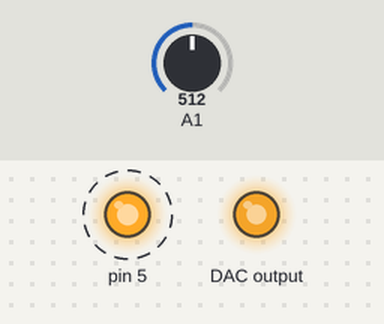
This sketch was run on a simulated Arduino Uno, built with avr-gcc and run on an emulated ATmega328P. On the bench: output pins drawn as LEDs (lit = HIGH). Wiring (inferred from the names in the program): MCP4725 DAC at I2C address 0x60. Dashed ring = blinking. The inputs (shaded band) are chosen by the test bench; at power-on: A1 = 512.

Above: at 1.2 s.
1.3 s: A1 set to 0
At 1.76 s:
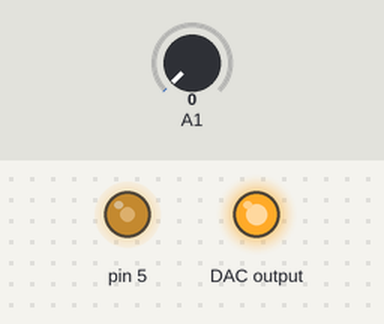
4.3 s: A1 set to 9
At 4.49 s:
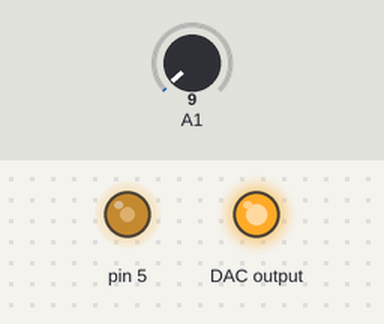
7.3 s: A1 set to 12
At 7.5 s:
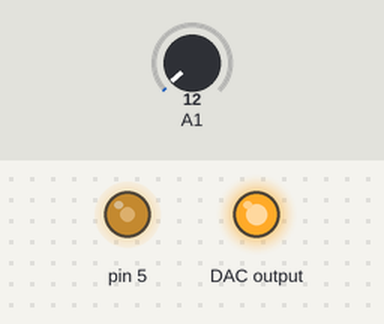
10.3 s: A1 set to 511
13.3 s: A1 set to 306
At 13.47 s:
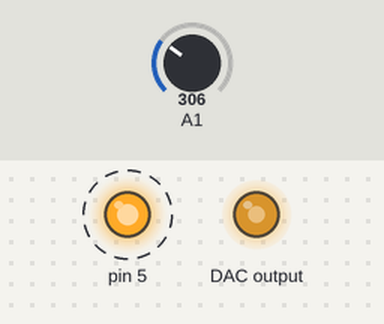
16.3 s: A1 set to 122
At 16.6 s:
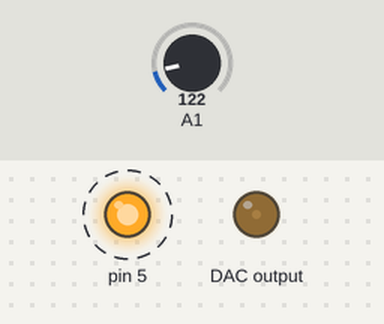
Timing chart, 0 to 20.3 s (numbered marks = the images above; inputs shaded):
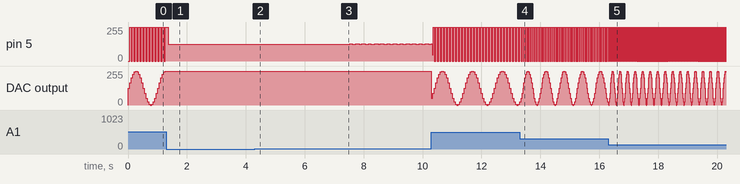

Measured:
- after the input at 1.3 s, DAC output: stops changing and stays 255/255
- after the input at 4.3 s, DAC output: stays 255/255 (without the input it goes to 6/255 after 2.1 s)
- after the input at 7.3 s, DAC output: stays 255/255 (without the input it goes to 88/255 after 2.1 s)
- after the input at 13.3 s, pin 5: alternates 255/255 for 0.03 s and 0/255 for 0.03 s, starting after 0.11 s
- after the input at 16.3 s, pin 5: alternates 255/255 for 0.01 s and 0/255 for 0.01 s, starting at once
- by itself, pin 5: repeats every 0.09 s: 255/255 0.03 s, 0/255 0.05 s

The sketch:

FuncionSenoConDac.ino
```cpp
#include <Wire.h>//Include the Wire library to talk I2C

#define MCP4725_ADDR 0x60

float angulo = 0.0;
float amplitud = 0.0;
int dato = 0;
int muestras = 20;                    //numero de muestras a graficar de la señal
boolean estado = true;
int regulador = 0;
void setup() {
  pinMode(5, OUTPUT);
  Wire.begin();
  Serial.begin(9600);
}

void loop() {
  estado = !estado;
  digitalWrite(5, estado);
  regulador = map(analogRead(A1), 0, 1023, 1, 100);
  amplitud = 2047 * sin(angulo) + 2047; //Calculo de la amplitud mas offset
  angulo = angulo + ((2 * PI) / muestras);  //aumentamos el angulo
  if (angulo >= 2 * PI) {             //verificamos que el angulo no se pase de 2 pi
    angulo = 0;                       //si lo hace que reinicie el valor del angulo
  }
  dato = int(amplitud);               //convierte el angulo de, decimal a flotante
  Wire.beginTransmission(MCP4725_ADDR);
  Wire.write(64);                     // cmd to update the DAC
  Wire.write(dato >> 4);        // the 8 most significant bits...
  Wire.write((dato & 15) << 4); // the 4 least significant bits...
  Wire.endTransmission();
  delay(regulador);
}
```
